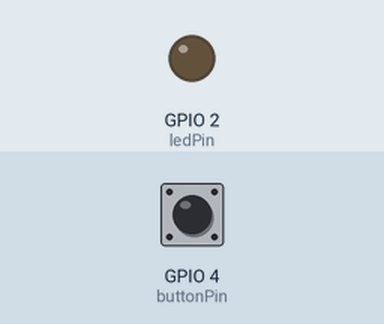
Simulated run of this program. Board: ESP32. Parts: output pins drawn as LEDs (lit = HIGH). Dashed ring = blinking. The test bench sets the inputs (shaded band); at power-on: GPIO 4 (buttonPin) HIGH.

Above: at 1.2 s.
1.3 s: GPIO 4 (buttonPin) pulled LOW for 0.15 s
At 2.5 s:
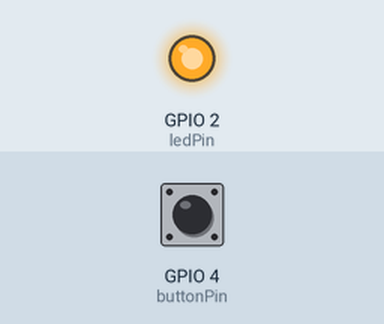
2.9 s: GPIO 4 (buttonPin) pulled LOW for 1 s
At 3.7 s:
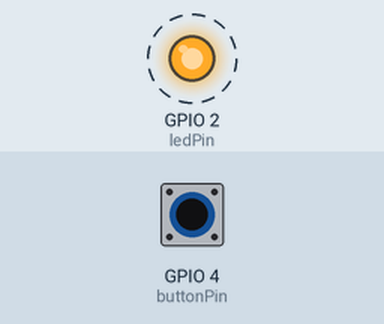
6.9 s: GPIO 4 (buttonPin) pulled LOW for 3.2 s
At 8.0 s:
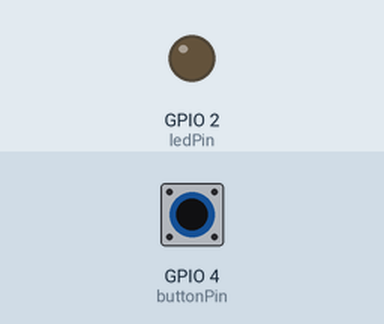
Timing chart, 0 to 9.9 s (numbered marks = the images above; inputs shaded):
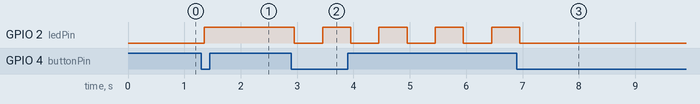

Measured:
- after the input at 1.3 s, GPIO 2 (ledPin): LOW → HIGH after 0.05 s
- after the input at 2.9 s, GPIO 2 (ledPin): alternates HIGH for 0.50 s and LOW for 0.50 s, starting after 0.05 s
- after the input at 6.9 s, GPIO 2 (ledPin): goes on until 7.0 s, then stays LOW

The program:

main.cpp
```cpp
#include <Arduino.h>

// Define states
enum State { OFF, ON, BLINKING };
State currentState = OFF;

// Pins
const int ledPin = 2;
const int buttonPin = 4;

// Blinking
unsigned long previousMillis = 0;
const long blinkInterval = 500;

// Debounce
unsigned long lastDebounceTime = 0;
unsigned long debounceDelay = 50;
bool lastButtonState = HIGH;
bool buttonState = HIGH;

void setup() {
  pinMode(ledPin, OUTPUT);
  pinMode(buttonPin, INPUT_PULLUP);
}

void loop() {
  bool reading = digitalRead(buttonPin);

  if (reading != lastButtonState) {
    lastDebounceTime = millis();
  }

  if ((millis() - lastDebounceTime) > debounceDelay) {
    if (reading != buttonState) {
      buttonState = reading;

      if (buttonState == LOW) {
        switch (currentState) {
          case OFF:
            currentState = ON;
            break;
          case ON:
            currentState = BLINKING;
            break;
          case BLINKING:
            currentState = OFF;
            break;
        }
      }
    }
  }
  lastButtonState = reading;

  switch (currentState) {
    case OFF:
      digitalWrite(ledPin, LOW);
      break;
    case ON:
      digitalWrite(ledPin, HIGH);
      break;
    case BLINKING:
      if (millis() - previousMillis >= blinkInterval) {
        previousMillis = millis();
        int ledState = digitalRead(ledPin);
        digitalWrite(ledPin, !ledState);
      }
      break;
  }
}
```
